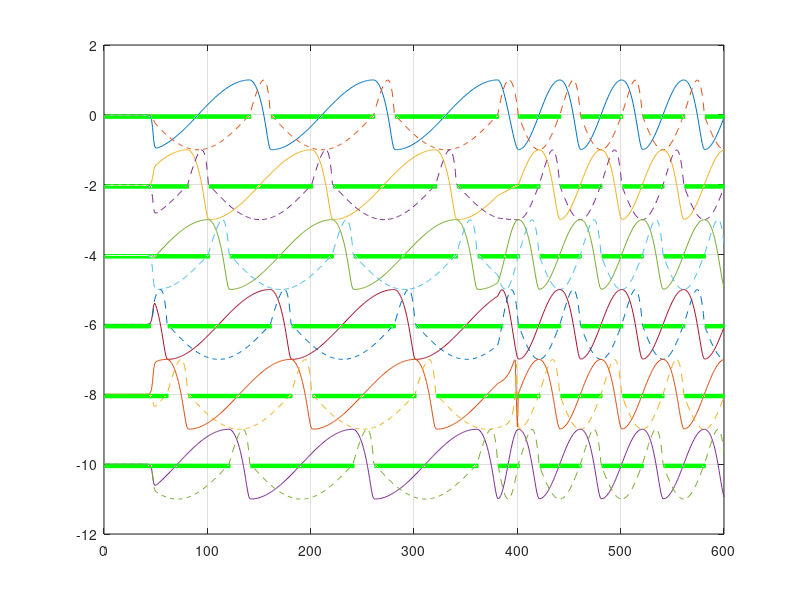

Reproduce this figure in MATLAB.

# Hopf oscillator (Kuramoto)
# Approximation by fourth order Runge-Kutta


clear all;

ControlState.FRAME_ITERATIONS = 20; # Number of iterations during single keyframe
TURNS = 5;

Wave_Gait.frames = 6;
Wave_Gait.keyframes = ...
  [     0, 7/5*pi, 6/5*pi, 9/5*pi, 8/5*pi,     pi;
       pi, 8/5*pi, 7/5*pi,      0, 9/5*pi, 6/5*pi;
   6/5*pi, 9/5*pi, 8/5*pi,     pi,      0, 7/5*pi;
   7/5*pi,      0, 9/5*pi, 6/5*pi,     pi, 8/5*pi;
   8/5*pi,     pi,      0, 7/5*pi, 6/5*pi, 9/5*pi;
   9/5*pi, 6/5*pi,     pi, 8/5*pi, 7/5*pi,      0];

Quadruped_Gait.frames = 3;
Quadruped_Gait.keyframes = ...
  [     0,     pi, 3/2*pi,      0,     pi, 3/2*pi;
       pi, 3/2*pi,      0,     pi, 3/2*pi,      0;
   3/2*pi,      0,     pi, 3/2*pi,      0,     pi];

####build_body_gait_network_coupling
##
##ControlState.Tsw_STEPS = 20;  # Number of iterations in T_swing period
##TURNS = 5;
##
##ControlState.alpha = 1;
##ControlState.mu = -1;
##
##ControlState.a = 10000;
##
####Tripod_Gait.coupling = [  0,  pi,   0,  pi,   0,  pi;
####                        -pi,   0, -pi,   0, -pi,   0;
####                          0,  pi,   0,  pi,   0,  pi;
####                        -pi,   0, -pi,   0, -pi,   0;
####                          0,  pi,   0,  pi,   0,  pi;
####                        -pi,   0, -pi,   0, -pi,   0]
####Tripod_Gait.beta = 0.5;
####
####Quadruped_Gait.coupling = [        0,  2/4*2*pi,  1/4*2*pi,         0,  2/4*2*pi, 3/4*2*pi;
####   -2/4*2*pi,         0, -1/4*2*pi, -2/4*2*pi,         0, 1/4*2*pi;
####   -1/4*2*pi,  1/4*2*pi,         0, -1/4*2*pi,  1/4*2*pi, 2/4*2*pi;
####           0,  2/4*2*pi,  1/4*2*pi,         0,  2/4*2*pi, 3/4*2*pi;
####   -2/4*2*pi,         0, -1/4*2*pi, -2/4*2*pi,         0, 1/4*2*pi;
####   -3/4*2*pi, -1/4*2*pi, -2/4*2*pi, -3/4*2*pi, -1/4*2*pi,        0]
####Quadruped_Gait.beta = 2/3
##
### Duty factor:      0.5     for tripod gait
###                   0.8333  for wave gait
####phase = [0, 1/3*pi, 2/3*pi, pi, 4/3*pi, 5/6*pi]
####phase = [0, pi, 0, pi, 0, pi]
####phase = [0, 4/3*pi, 2/3*pi, 0, 4/3*pi, 2/3*pi]
##
##connection = [0, 1, 1, 1, 1, 1;
##              1, 0, 1, 1, 1, 1;
##              1, 1, 0, 1, 1, 1;
##              1, 1, 1, 0, 1, 1;
##              1, 1, 1, 0, 1, 1;
##              1, 1, 1, 1, 1, 0];
####connection = [0, 1, 1, 0, 0, 0;
####              1, 0, 0, 1, 0, 0;
####              1, 0, 0, 1, 1, 0;
####              0, 1, 1, 0, 0, 1;
####              0, 0, 1, 0, 0, 1;
####              0, 0, 0, 1, 1, 0];
####connection = [0, 1, 1, 0, 0, 0;
####              1, 0, 0, 1, 0, 0;
####              1, 0, 0, 0, 1, 0;
####              0, 1, 0, 0, 0, 1;
####              0, 0, 1, 0, 0, 1;
####              0, 0, 0, 1, 1, 0];
####connection = [0, 0, 0, 0, 0, 0;
####              0, 0, 0, 0, 0, 0;
####              0, 0, 0, 0, 0, 0;
####              0, 0, 0, 0, 0, 0;
####              0, 0, 0, 0, 0, 0;
####              0, 0, 0, 0, 0, 0];
##
####Wave_Gait.beta = 1/2;  ## Для эксперимента, неверное значение.
##Wave_Gait.beta = 5/6;
##Wave_Gait.phase = [0, 1/3*pi, 2/3*pi, pi, 4/3*pi, 5/3*pi];
##Wave_Gait.coupling.connection = connection;
##Wave_Gait.coupling.phase = build_body_gait_network_coupling(Wave_Gait);
##
##Quadruped_Gait.beta = 2/3;
##Quadruped_Gait.phase = [0, 4/3*pi, 2/3*pi, 0, 4/3*pi, 2/3*pi];
##Quadruped_Gait.coupling.connection = connection;
##Quadruped_Gait.coupling.phase = build_body_gait_network_coupling(Quadruped_Gait);
##
##Tripod_Gait.beta = 1/2;
##Tripod_Gait.phase = [0, pi, 0, pi, 0, pi];
##Tripod_Gait.coupling.connection = connection;
##Tripod_Gait.coupling.phase = build_body_gait_network_coupling(Tripod_Gait);
##
##
##x = [0, 0, 0, 0, 0, 0];
####y = [-0.01, 0.01, -0.01, 0.01, -0.01, 0.01];
##y = [0.01, 0.01, 0.01, 0.01, 0.01, 0.01];
##
##function [dx, dy] = F (ControlState, omega, x, y)
##  dx = ControlState.alpha * (ControlState.mu - x^2 - y^2) * x - omega * y;
##  dy = ControlState.alpha * (ControlState.mu - x^2 - y^2) * y + omega * x;
##endfunction
##
### Осциллятор Хопфа с аппроксимацией Рунге-Кутты четвёртого порядка
##function [dx, dy] = FRK (ControlState, x, y)
##  omega = pi*(1 - ControlState.Gait.beta) ...
##            / (ControlState.Gait.beta * (e^(-ControlState.a*y) + 1) * ControlState.Tsw_STEPS) ...
##          + pi / ((e^(ControlState.a*y) + 1) * ControlState.Tsw_STEPS);
##
##  # Аппроксимация Рунге-Кутта
##  [K1dx, K1dy] = F(ControlState, omega, x, y);
##  [K2dx, K2dy] = F(ControlState, omega, x + K1dx/2, y + K1dy/2);
##  [K3dx, K3dy] = F(ControlState, omega, x + K2dx/2, y + K2dy/2);
##  [K4dx, K4dy] = F(ControlState, omega, x + K3dx, y + K3dy);
##
##  dx = (K1dx + 2*K2dx + 2*K3dx + K4dx) / 6;
##  dy = (K1dy + 2*K2dy + 2*K3dy + K4dy) / 6;
##endfunction
##
### Коэффициенты согласования
##function [kx, ky] = FK (i, phase, connection, x, y)
##  # Вариант из работы "Parameters optimization of central pattern generators
##  # for hexapod robot based on multi-objective genetic algorithm",
##  # Binrui Wang, Xiaohong Cui, Jianbo Sun and Yanfeng Gao
##
####  phase
####  connection
##
##  sigma = 0.05;
##  k = 0.005;
##
##  kx = 0;
##  ky = 0;
##
##  for j = 1:6
##    if (i != j)
####      ky = ky + (y(j) * cos(Coupling(j)) - x(j) * sin(Coupling(j)));
##
##      ##  Другой сопособ связывания
##
##      z = (x(j) + y(j)) / sqrt(x(j)^2 + y(j)^2);
##      kx = kx + connection(j) * k * -sin(phase(j)) * z;
##      ky = ky + connection(j) * k * cos(phase(j)) * z;
##
######      if (y(i) > 0)
####      z = sqrt(x(j)^2 + y(j)^2);
####      ky = ky + connection(j) * k * ...
####             (cos(phase(j)) * y(j) - sin(phase(j)) * x(j)) / z;
######      endif
######    if (abs(kx) > 0.0001)
######      kx
######    endif
##    endif
##  endfor
##
####  kx = kx * sigma;
####  ky = ky * sigma;
##
####  Coupling
####    x
####    y
####  kx = 0;
####  ky
####  ky = 0;
##endfunction
##
##function [state, x, y] = UpdateState (i, ControlState, xc, yc)
##  state = ControlState;
##  x = xc;
##  y = yc;
##
##  if (i == ControlState.Tsw_STEPS)
####    state.mu = 0.2;
####    for i = 1:6
####      x(i) = 0.001 * cos (ControlState.Gait.phase (i));
####      y(i) = 0.001 * sin (ControlState.Gait.phase (i));
####    endfor
####  elseif (i == ControlState.Tsw_STEPS + 0.1 * ControlState.Tsw_STEPS)
##    state.mu = 1;
##  endif
##endfunction
##
####ControlState.Gait = Tripod_Gait;
####ControlState.Gait = Quadruped_Gait;
##ControlState.Gait = Wave_Gait;
##
##ControlState.Gait.phase
##
##for i = 1:6
##  x(i) = 0.0001; # * cos (ControlState.Gait.phase(i));
##  y(i) = 0.0001; # * sin (ControlState.Gait.phase(i));
##endfor
##
##x
##y
##

function [dx, dy] = F_oscillator_base (alpha_x, alpha_y, mu, omega, x, y)
  r2 = x^2 + y^2;
  dx = alpha_x * (mu - r2) * x - omega * y;
  dy = alpha_y * (mu - r2) * y + omega * x;
endfunction

function [dx, dy] = F_oscillator_approximate (alpha_x, alpha_y, mu, omega, x, y)
##  r2 = x^2 + y^2;
##  dx = alpha_x * (mu - r2) * x - omega * y;
##  dy = alpha_y * (mu - r2) * y + omega * x;

  # Аппроксимация Рунге-Кутта
  [K1dx, K1dy] = F_oscillator_base(alpha_x, alpha_y, mu, omega, x, y);
  [K2dx, K2dy] = F_oscillator_base(alpha_x, alpha_y, mu, omega, x + K1dx/2, y + K1dy/2);
  [K3dx, K3dy] = F_oscillator_base(alpha_x, alpha_y, mu, omega, x + K2dx/2, y + K2dy/2);
  [K4dx, K4dy] = F_oscillator_base(alpha_x, alpha_y, mu, omega, x + K3dx, y + K3dy);

  dx = (K1dx + 2*K2dx + 2*K3dx + K4dx) / 6;
  dy = (K1dy + 2*K2dy + 2*K3dy + K4dy) / 6;
endfunction

function phi = build_keyframe_phi (keyframe)
  for i = 1:6
    for j = 1:6
      phi(i,j) = keyframe(j) - keyframe(i);
    endfor
  endfor
endfunction


## ## ## ## ##

ControlState.Gait = Wave_Gait;
ControlState.frame = 1;

alpha_x = 1
alpha_y = 1
mu = -1

index = 1;
x = [0, 0, 0, 0, 0, 0];
y = [0.001, 0.001, 0.001, 0.001, 0.001, 0.001];
##x = [0, 0, 0, 0, 0, 0];
##y = [sin(9/5*pi), 0, 0, 0, 0, 0];
dx = [0, 0, 0, 0, 0, 0];
dy = [0, 0, 0, 0, 0, 0];

##
fx=[];
fy=[];
dfx=[];
dfy=[];

for ti = 1:TURNS*ControlState.Gait.frames
  ti
  if (ti == 2)
    mu = 1;
  elseif (ti == 20)
    ControlState.Gait = Quadruped_Gait;
    ControlState.frame = 2;
  endif

  keyframe = ControlState.Gait.keyframes (ControlState.frame,:)
  phi = build_keyframe_phi (keyframe)

  for ii = 1:ControlState.FRAME_ITERATIONS

    # Фактический фазовый угол каждого осциллятора.

    for i = 1:6
      theta(i) = atan2(y(i), x(i));
      if theta(i) < 0
        theta(i) += 2*pi; # Корректировка в диапазон 0..2pi
      endif
    endfor

    theta
    for i = 1:6
      fx(i, index) = x(i) - 2*(i-1);
      fy(i, index) = y(i) - 2*(i-1);

      k = keyframe(i);
      if (k == 0)
        k = 2*pi;
      endif

      omega = abs (k - theta(i)) / (ControlState.FRAME_ITERATIONS - ii + 1);
      omega_feedback = 0;

      if (y(i) >= 0.0)
        for j = 1:6
          omega_feedback += sin(theta(j) - theta (i) - phi(i,j));
##          sin(theta(j) - theta (i) - phi(i,j))
##          aux = [theta(j) - theta(i), phi(j,i)]

        endfor
      endif

      omega -= 0.1/6 * omega_feedback;

      [dx(i), dy(i)] = ...
        F_oscillator_approximate(alpha_x, alpha_y, mu, omega, x(i), y(i));

      x(i) += dx(i);
      y(i) += dy(i);

      dfx(i, index) = dx(i) + 2*(i);
      dfy(i, index) = dy(i) + 2*(i);
    endfor

    index += 1;
  endfor

  # Select next keyframe
  if (ControlState.frame == ControlState.Gait.frames)
    ControlState.frame = 1;
  else
    ControlState.frame += 1;
  endif
endfor

##for i = 1:(ControlState.Tsw_STEPS*TURNS/(1-ControlState.Gait.beta))
##
##  fx1(i) = x(1);
##  fy1(i) = y(1);
##  fx2(i) = x(2)-2;
##  fy2(i) = y(2)-2;
##  fx3(i) = x(3)-4;
##  fy3(i) = y(3)-4;
##  fx4(i) = x(4)-6;
##  fy4(i) = y(4)-6;
##  fx5(i) = x(5)-8;
##  fy5(i) = y(5)-8;
##  fx6(i) = x(6)-10;
##  fy6(i) = y(6)-10;
##
##  [ControlState, x, y] = UpdateState(i, ControlState, x, y);
##
##  for j = 1:6
##    [kx, ky] = FK(j, ControlState.Gait.coupling.phase(j,:), ControlState.Gait.coupling.connection(j,:), x, y);
##    [dx(j), dy(j)] = FRK(ControlState, x(j), y(j));
##    dx(j) = dx(j) + kx;
##    dy(j) = dy(j) + ky;
##    x(j) = x(j) + dx(j);
##    y(j) = y(j) + dy(j);
##  endfor


plot(fx(1,:), "-", fy(1,:), "--",
     fx(2,:), "-", fy(2,:), "--",
     fx(3,:), "-", fy(3,:), "--",
     fx(4,:), "-", fy(4,:), "--",
     fx(5,:), "-", fy(5,:), "--",
     fx(6,:), "-", fy(6,:), "--");
grid on

for i = 1:6
  js = 1;

  for j = 1:columns(fy)
    offset = 2*(i-1);
    if (fy(i,j) + offset < 0.01)
      if (js == 0)
        js = j;
      endif
    else
      if (js != 0)
        rectangle("position", [js, -0.1-offset, j-js, 0.1],
                  "facecolor", [0,1,0],
                  "edgecolor", [0,1,0])
        js = 0;
      endif
    endif
  endfor

  if (js != 0)
    rectangle("position", [js, -0.1-offset, columns(fy)-js, 0.1],
              "facecolor", [0,1,0],
              "edgecolor", [0,1,0])
  endif
endfor

##for i = 1:6
##  for j = 1:6
##    phi(i,j) = Wave_Gait.keyframes(1,j) - Wave_Gait.keyframes(1,i);
##  endfor
##endfor
##
##phi / pi

